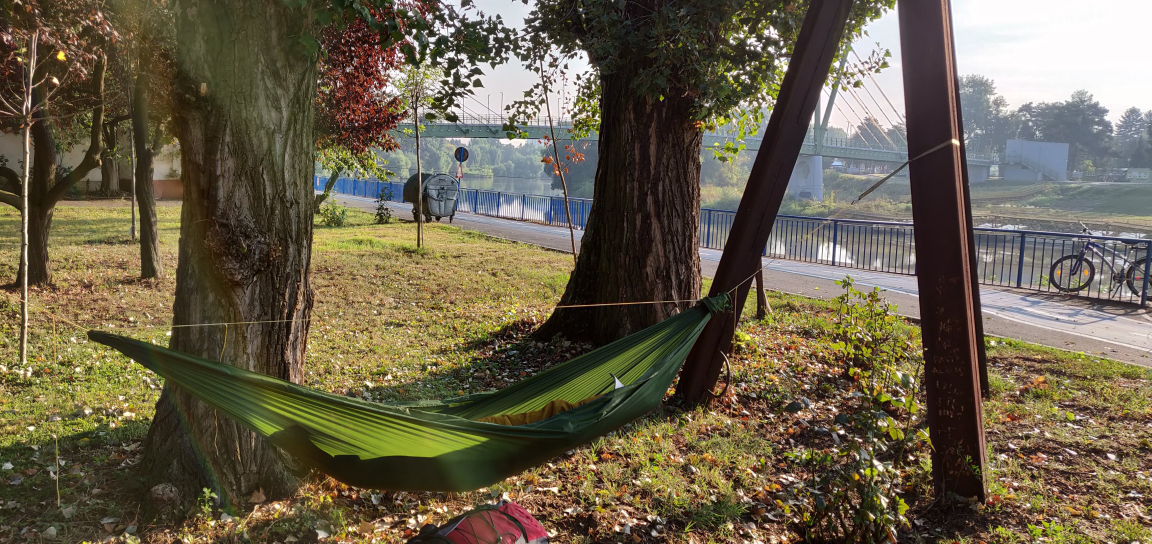
#> input picture src/images/balkans/arad_park_hammock.jpg, 4608 x 2176 px, found by its file name (shown at 1/4 size); its folder holds 4 pictures in this run
$ python optimizeImages.py
#> lines starting #> are read from the running program, lines starting #| are printed output that depends on the picture
from PIL import Image
import os, math

PATH = r"D:\Projects\szacho.github.io\src\images\balkans"
MAX_HEIGHT = 720

def get_total_size(filenames):
    total_size = sum([ os.path.getsize(f'{PATH}\{filename}') for filename in filenames ])/1e+6
    return total_size

filenames = os.listdir(PATH)
images = [ f for f in filenames if f.split('.')[-1] in ('jpg', 'png', 'jpeg')]
total_size_before = get_total_size(images)

for image_fn in images:
    full_image_path = f'{PATH}\{image_fn}'
    image = Image.open(full_image_path)
#> image is the input picture: PIL image 4608x2176 RGB; mean R, G, B 105.7, 96.3, 75.5
    width, height = image.size
#> width = 4608; height = 2176

    if height > MAX_HEIGHT:
        scale = MAX_HEIGHT/height
#> scale = 0.331
        new_width = int(math.ceil(scale*width))
#> new_width = 1525
        image = image.resize((new_width, MAX_HEIGHT), Image.LANCZOS)
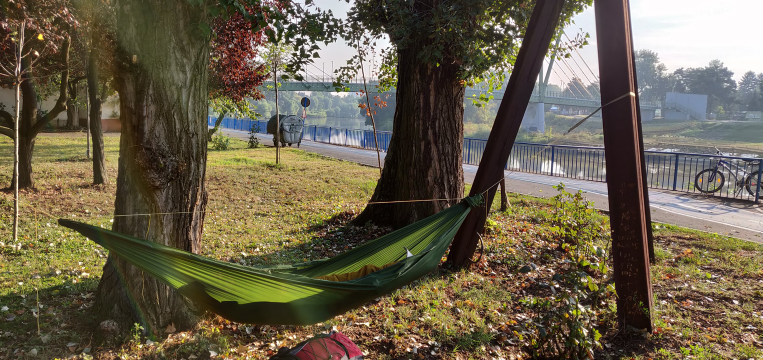
#> image: PIL image 1525x720 RGB (shown at 1/2 size); mean R, G, B 105.7, 96.3, 75.5
#> pass 3 of the loop `for image_fn in images:`:
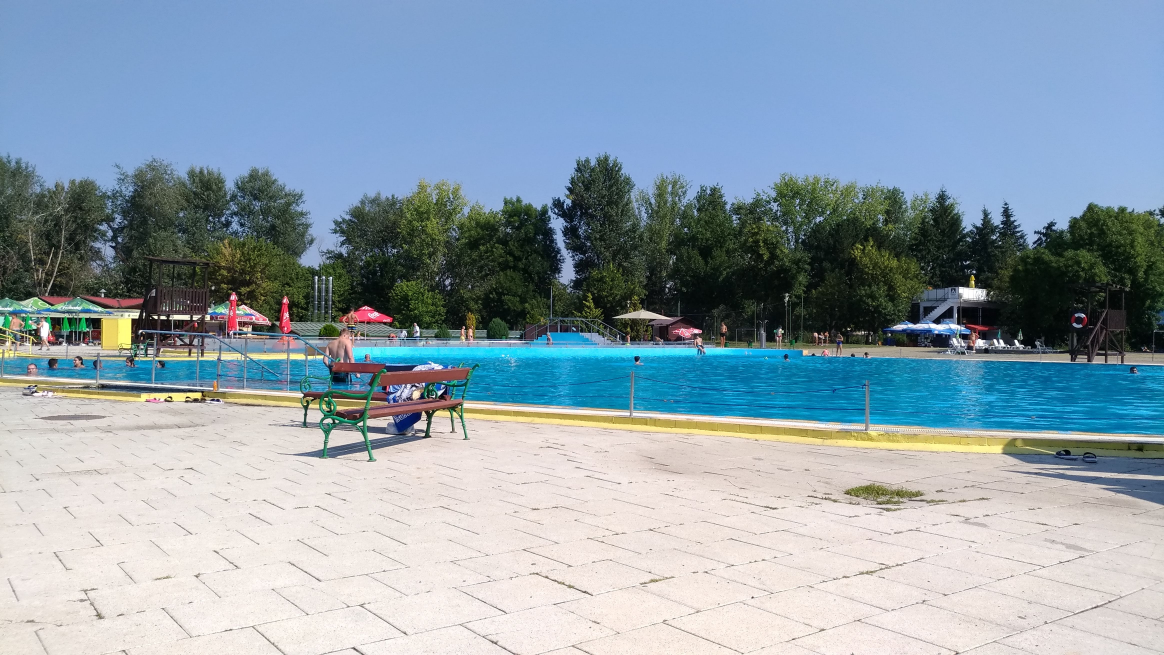
#> input picture src/images/balkans/arad_pool_2.jpg, 4656 x 2620 px, found by its file name (shown at 1/4 size)
#> image is the input picture: PIL image 4656x2620 RGB; mean R, G, B 142.5, 160, 171.9
#> `image = image.resize((new_width, MAX_HEIGHT), Image.LANCZOS)`:
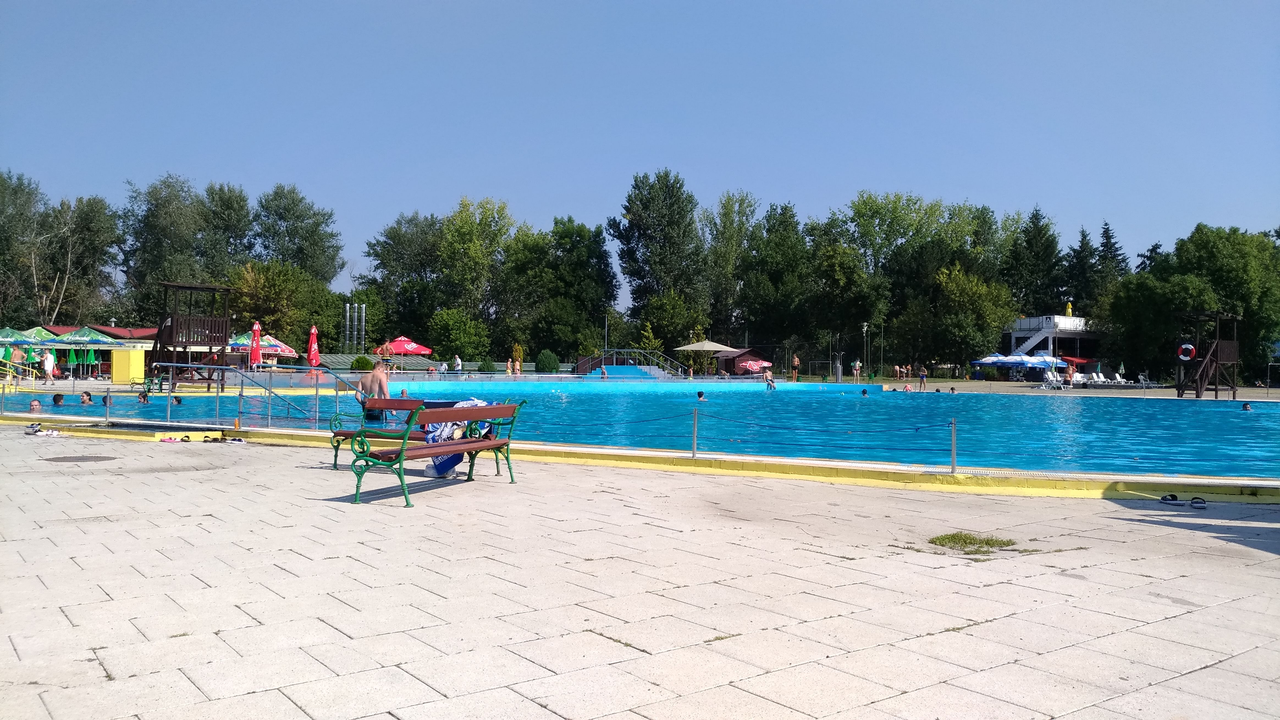
#> image: PIL image 1280x720 RGB; mean R, G, B 142.5, 160, 171.9
#> the loop made 4 passes; the first 3 are shown
        image.save(full_image_path, optimize=True, quality=85)
    else:
        image.save(full_image_path, optimize=True, quality=85)

total_size_after = get_total_size(images)
#> total_size_after = 1.02
reduced_perc = (1-total_size_after/total_size_before)*100
#> reduced_perc = 77.39
print(f'Total size of images has been reduced by {reduced_perc:.2f}% (from {total_size_before:.2f}MB to {total_size_after:.2f}MB).')
#| Total size of images has been reduced by 77.39% (from 4.52MB to 1.02MB).
